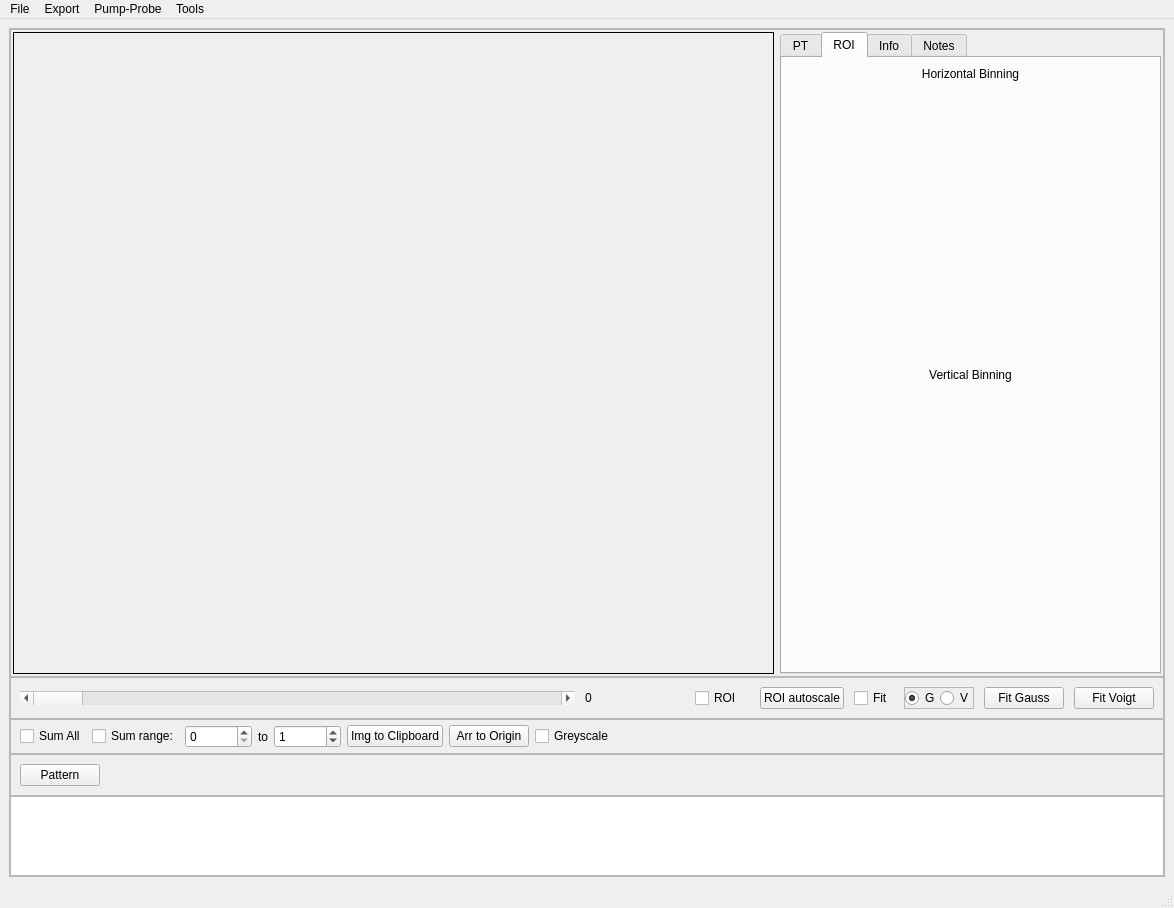
<?xml version="1.0" encoding="UTF-8"?>
<ui version="4.0">
 <class>MainWindow</class>
 <widget class="QMainWindow" name="MainWindow">
  <property name="geometry">
   <rect>
    <x>0</x>
    <y>0</y>
    <width>1174</width>
    <height>908</height>
   </rect>
  </property>
  <property name="acceptDrops">
   <bool>true</bool>
  </property>
  <property name="windowTitle">
   <string>UED dataset explorer</string>
  </property>
  <widget class="QWidget" name="centralwidget">
   <layout class="QHBoxLayout" name="horizontalLayout_3">
    <item>
     <widget class="QFrame" name="frame_3">
      <property name="sizePolicy">
       <sizepolicy hsizetype="Expanding" vsizetype="Expanding">
        <horstretch>0</horstretch>
        <verstretch>0</verstretch>
       </sizepolicy>
      </property>
      <property name="frameShape">
       <enum>QFrame::StyledPanel</enum>
      </property>
      <property name="frameShadow">
       <enum>QFrame::Raised</enum>
      </property>
      <layout class="QVBoxLayout" name="verticalLayout_2" stretch="2,1,0,0,0">
       <property name="spacing">
        <number>0</number>
       </property>
       <property name="leftMargin">
        <number>0</number>
       </property>
       <property name="topMargin">
        <number>0</number>
       </property>
       <property name="rightMargin">
        <number>0</number>
       </property>
       <property name="bottomMargin">
        <number>0</number>
       </property>
       <item>
        <widget class="QFrame" name="frame_2">
         <property name="sizePolicy">
          <sizepolicy hsizetype="Expanding" vsizetype="Expanding">
           <horstretch>0</horstretch>
           <verstretch>0</verstretch>
          </sizepolicy>
         </property>
         <property name="frameShape">
          <enum>QFrame::StyledPanel</enum>
         </property>
         <property name="frameShadow">
          <enum>QFrame::Raised</enum>
         </property>
         <layout class="QGridLayout" name="gridLayout" columnstretch="2,1" columnminimumwidth="2,1">
          <property name="leftMargin">
           <number>2</number>
          </property>
          <property name="topMargin">
           <number>2</number>
          </property>
          <property name="rightMargin">
           <number>2</number>
          </property>
          <property name="bottomMargin">
           <number>2</number>
          </property>
          <item row="0" column="0">
           <widget class="QFrame" name="widget">
            <property name="sizePolicy">
             <sizepolicy hsizetype="Expanding" vsizetype="Expanding">
              <horstretch>0</horstretch>
              <verstretch>0</verstretch>
             </sizepolicy>
            </property>
            <property name="minimumSize">
             <size>
              <width>600</width>
              <height>600</height>
             </size>
            </property>
            <property name="frameShape">
             <enum>QFrame::Box</enum>
            </property>
           </widget>
          </item>
          <item row="0" column="1">
           <widget class="QTabWidget" name="tabWidget">
            <property name="sizePolicy">
             <sizepolicy hsizetype="Expanding" vsizetype="Expanding">
              <horstretch>0</horstretch>
              <verstretch>0</verstretch>
             </sizepolicy>
            </property>
            <property name="currentIndex">
             <number>1</number>
            </property>
            <widget class="QWidget" name="tab">
             <attribute name="title">
              <string>PT</string>
             </attribute>
             <layout class="QVBoxLayout" name="verticalLayout_3">
              <item>
               <widget class="QLabel" name="label_5">
                <property name="sizePolicy">
                 <sizepolicy hsizetype="Preferred" vsizetype="Fixed">
                  <horstretch>0</horstretch>
                  <verstretch>0</verstretch>
                 </sizepolicy>
                </property>
                <property name="text">
                 <string>Pressure</string>
                </property>
                <property name="alignment">
                 <set>Qt::AlignCenter</set>
                </property>
               </widget>
              </item>
              <item>
               <widget class="PlotWidget" name="widget_4" native="true"/>
              </item>
              <item>
               <widget class="QLabel" name="label_6">
                <property name="sizePolicy">
                 <sizepolicy hsizetype="Preferred" vsizetype="Fixed">
                  <horstretch>0</horstretch>
                  <verstretch>0</verstretch>
                 </sizepolicy>
                </property>
                <property name="text">
                 <string>Temperature</string>
                </property>
                <property name="alignment">
                 <set>Qt::AlignCenter</set>
                </property>
               </widget>
              </item>
              <item>
               <widget class="PlotWidget" name="widget_5" native="true"/>
              </item>
             </layout>
            </widget>
            <widget class="QWidget" name="Binnings">
             <attribute name="title">
              <string>ROI</string>
             </attribute>
             <layout class="QVBoxLayout" name="verticalLayout">
              <item>
               <widget class="QLabel" name="label">
                <property name="sizePolicy">
                 <sizepolicy hsizetype="Preferred" vsizetype="Fixed">
                  <horstretch>0</horstretch>
                  <verstretch>0</verstretch>
                 </sizepolicy>
                </property>
                <property name="text">
                 <string>Horizontal Binning</string>
                </property>
                <property name="alignment">
                 <set>Qt::AlignCenter</set>
                </property>
               </widget>
              </item>
              <item>
               <widget class="PlotWidget" name="widget_2" native="true"/>
              </item>
              <item>
               <widget class="QLabel" name="label_2">
                <property name="sizePolicy">
                 <sizepolicy hsizetype="Preferred" vsizetype="Fixed">
                  <horstretch>0</horstretch>
                  <verstretch>0</verstretch>
                 </sizepolicy>
                </property>
                <property name="text">
                 <string>Vertical Binning</string>
                </property>
                <property name="alignment">
                 <set>Qt::AlignCenter</set>
                </property>
               </widget>
              </item>
              <item>
               <widget class="PlotWidget" name="widget_3" native="true"/>
              </item>
             </layout>
            </widget>
            <widget class="QWidget" name="tab_2">
             <attribute name="title">
              <string>Info</string>
             </attribute>
             <layout class="QVBoxLayout" name="verticalLayout_4">
              <item>
               <widget class="QTableView" name="tableView_2">
                <property name="horizontalScrollBarPolicy">
                 <enum>Qt::ScrollBarAlwaysOn</enum>
                </property>
                <property name="sizeAdjustPolicy">
                 <enum>QAbstractScrollArea::AdjustToContentsOnFirstShow</enum>
                </property>
                <attribute name="horizontalHeaderDefaultSectionSize">
                 <number>150</number>
                </attribute>
                <attribute name="horizontalHeaderStretchLastSection">
                 <bool>true</bool>
                </attribute>
               </widget>
              </item>
             </layout>
            </widget>
            <widget class="QWidget" name="tab_3">
             <attribute name="title">
              <string>Notes</string>
             </attribute>
             <layout class="QHBoxLayout" name="horizontalLayout_7">
              <item>
               <widget class="QLabel" name="notes_lbl">
                <property name="text">
                 <string/>
                </property>
                <property name="alignment">
                 <set>Qt::AlignLeading|Qt::AlignLeft|Qt::AlignTop</set>
                </property>
               </widget>
              </item>
             </layout>
            </widget>
           </widget>
          </item>
         </layout>
        </widget>
       </item>
       <item>
        <widget class="QFrame" name="frame_4">
         <property name="sizePolicy">
          <sizepolicy hsizetype="Preferred" vsizetype="Fixed">
           <horstretch>0</horstretch>
           <verstretch>0</verstretch>
          </sizepolicy>
         </property>
         <property name="frameShape">
          <enum>QFrame::StyledPanel</enum>
         </property>
         <property name="frameShadow">
          <enum>QFrame::Raised</enum>
         </property>
         <layout class="QHBoxLayout" name="horizontalLayout_2" stretch="50,5,5,5,0,0,5,0">
          <property name="spacing">
           <number>10</number>
          </property>
          <item>
           <widget class="QScrollBar" name="horizontalScrollBar">
            <property name="orientation">
             <enum>Qt::Horizontal</enum>
            </property>
           </widget>
          </item>
          <item>
           <widget class="QLabel" name="label_3">
            <property name="sizePolicy">
             <sizepolicy hsizetype="Fixed" vsizetype="Preferred">
              <horstretch>0</horstretch>
              <verstretch>0</verstretch>
             </sizepolicy>
            </property>
            <property name="minimumSize">
             <size>
              <width>100</width>
              <height>0</height>
             </size>
            </property>
            <property name="text">
             <string>0</string>
            </property>
           </widget>
          </item>
          <item>
           <widget class="QCheckBox" name="roi_chkbx">
            <property name="text">
             <string>ROI</string>
            </property>
           </widget>
          </item>
          <item>
           <widget class="QPushButton" name="pushButton">
            <property name="text">
             <string>ROI autoscale</string>
            </property>
           </widget>
          </item>
          <item>
           <widget class="QCheckBox" name="fit_chkbx">
            <property name="text">
             <string>Fit</string>
            </property>
           </widget>
          </item>
          <item>
           <widget class="QFrame" name="frame">
            <property name="frameShape">
             <enum>QFrame::StyledPanel</enum>
            </property>
            <property name="frameShadow">
             <enum>QFrame::Raised</enum>
            </property>
            <layout class="QHBoxLayout" name="horizontalLayout_6">
             <property name="spacing">
              <number>0</number>
             </property>
             <property name="leftMargin">
              <number>0</number>
             </property>
             <property name="topMargin">
              <number>0</number>
             </property>
             <property name="rightMargin">
              <number>0</number>
             </property>
             <property name="bottomMargin">
              <number>0</number>
             </property>
             <item>
              <widget class="QRadioButton" name="fit_G">
               <property name="text">
                <string>G</string>
               </property>
               <property name="checked">
                <bool>true</bool>
               </property>
              </widget>
             </item>
             <item>
              <widget class="QRadioButton" name="fit_V">
               <property name="text">
                <string>V</string>
               </property>
              </widget>
             </item>
            </layout>
           </widget>
          </item>
          <item>
           <widget class="QPushButton" name="fit_gauss_btn">
            <property name="text">
             <string>Fit Gauss</string>
            </property>
           </widget>
          </item>
          <item>
           <widget class="QPushButton" name="fit_voigt_btn">
            <property name="text">
             <string>Fit Voigt</string>
            </property>
           </widget>
          </item>
         </layout>
        </widget>
       </item>
       <item>
        <widget class="QFrame" name="frame_5">
         <property name="sizePolicy">
          <sizepolicy hsizetype="Expanding" vsizetype="Expanding">
           <horstretch>0</horstretch>
           <verstretch>0</verstretch>
          </sizepolicy>
         </property>
         <property name="frameShape">
          <enum>QFrame::StyledPanel</enum>
         </property>
         <property name="frameShadow">
          <enum>QFrame::Raised</enum>
         </property>
         <layout class="QHBoxLayout" name="horizontalLayout_4">
          <property name="topMargin">
           <number>5</number>
          </property>
          <property name="bottomMargin">
           <number>5</number>
          </property>
          <item>
           <widget class="QCheckBox" name="sum_chkbx">
            <property name="text">
             <string>Sum All</string>
            </property>
           </widget>
          </item>
          <item>
           <widget class="QCheckBox" name="checkBox">
            <property name="text">
             <string>Sum range:</string>
            </property>
           </widget>
          </item>
          <item>
           <widget class="QSpinBox" name="spinBox">
            <property name="enabled">
             <bool>true</bool>
            </property>
            <property name="maximum">
             <number>990000</number>
            </property>
            <property name="singleStep">
             <number>1</number>
            </property>
           </widget>
          </item>
          <item>
           <widget class="QLabel" name="label_4">
            <property name="text">
             <string>to</string>
            </property>
           </widget>
          </item>
          <item>
           <widget class="QSpinBox" name="spinBox_2">
            <property name="enabled">
             <bool>true</bool>
            </property>
            <property name="maximum">
             <number>990000</number>
            </property>
            <property name="value">
             <number>1</number>
            </property>
           </widget>
          </item>
          <item>
           <widget class="QPushButton" name="export_img_btn">
            <property name="text">
             <string>Img to Clipboard</string>
            </property>
           </widget>
          </item>
          <item>
           <widget class="QPushButton" name="export_arr_btn">
            <property name="text">
             <string>Arr to Origin</string>
            </property>
           </widget>
          </item>
          <item>
           <widget class="QCheckBox" name="greyscale_chkbx">
            <property name="text">
             <string>Greyscale</string>
            </property>
            <property name="checkable">
             <bool>true</bool>
            </property>
           </widget>
          </item>
          <item>
           <spacer name="horizontalSpacer">
            <property name="orientation">
             <enum>Qt::Horizontal</enum>
            </property>
            <property name="sizeHint" stdset="0">
             <size>
              <width>40</width>
              <height>20</height>
             </size>
            </property>
           </spacer>
          </item>
         </layout>
        </widget>
       </item>
       <item>
        <widget class="QFrame" name="frame_6">
         <property name="sizePolicy">
          <sizepolicy hsizetype="Expanding" vsizetype="Expanding">
           <horstretch>0</horstretch>
           <verstretch>0</verstretch>
          </sizepolicy>
         </property>
         <property name="frameShape">
          <enum>QFrame::StyledPanel</enum>
         </property>
         <property name="frameShadow">
          <enum>QFrame::Raised</enum>
         </property>
         <layout class="QHBoxLayout" name="horizontalLayout_5">
          <item>
           <widget class="QPushButton" name="FCC_btn">
            <property name="sizePolicy">
             <sizepolicy hsizetype="Fixed" vsizetype="Fixed">
              <horstretch>0</horstretch>
              <verstretch>0</verstretch>
             </sizepolicy>
            </property>
            <property name="text">
             <string>Pattern</string>
            </property>
           </widget>
          </item>
          <item>
           <spacer name="horizontalSpacer_2">
            <property name="orientation">
             <enum>Qt::Horizontal</enum>
            </property>
            <property name="sizeHint" stdset="0">
             <size>
              <width>40</width>
              <height>20</height>
             </size>
            </property>
           </spacer>
          </item>
         </layout>
        </widget>
       </item>
       <item>
        <widget class="QTableView" name="tableView">
         <property name="sizePolicy">
          <sizepolicy hsizetype="Expanding" vsizetype="Fixed">
           <horstretch>0</horstretch>
           <verstretch>0</verstretch>
          </sizepolicy>
         </property>
         <property name="maximumSize">
          <size>
           <width>16777215</width>
           <height>80</height>
          </size>
         </property>
        </widget>
       </item>
      </layout>
     </widget>
    </item>
   </layout>
  </widget>
  <widget class="QMenuBar" name="menubar">
   <property name="geometry">
    <rect>
     <x>0</x>
     <y>0</y>
     <width>1174</width>
     <height>21</height>
    </rect>
   </property>
   <widget class="QMenu" name="menuFile">
    <property name="title">
     <string>File</string>
    </property>
    <addaction name="actionOpen_Folder"/>
    <addaction name="actionOpen_ZIP"/>
    <addaction name="actionOpen_NPY"/>
    <addaction name="actionImport_Dataset"/>
    <addaction name="actionOpen_single_H5_serie"/>
    <addaction name="actionOpen_SPE"/>
    <addaction name="separator"/>
   </widget>
   <widget class="QMenu" name="menuExport">
    <property name="title">
     <string>Export</string>
    </property>
    <addaction name="actionImage"/>
    <addaction name="actionArray"/>
    <addaction name="actionDataset"/>
   </widget>
   <widget class="QMenu" name="menuPump_Probe">
    <property name="title">
     <string>Pump-Probe</string>
    </property>
    <addaction name="actionGroup_by_delay"/>
    <addaction name="actionROI_avg_intensity"/>
    <addaction name="actionSubtract_first_image"/>
    <addaction name="actionSelect_loops"/>
   </widget>
   <widget class="QMenu" name="menuTools">
    <property name="title">
     <string>Tools</string>
    </property>
    <widget class="QMenu" name="menuBin_Data">
     <property name="title">
      <string>Bin Data</string>
     </property>
     <addaction name="action2x2"/>
     <addaction name="action3x3"/>
     <addaction name="action5x5"/>
     <addaction name="action10x10"/>
    </widget>
    <widget class="QMenu" name="menuROI">
     <property name="title">
      <string>ROI</string>
     </property>
     <addaction name="actionAdd_ROI"/>
     <addaction name="actionRemove_ROI"/>
     <addaction name="actionRemove_All"/>
    </widget>
    <addaction name="menuROI"/>
    <addaction name="actionRadial_Average"/>
    <addaction name="menuBin_Data"/>
    <addaction name="actionSlice_Data"/>
    <addaction name="actionDownsample_to_16bit"/>
    <addaction name="actionSet_000_position"/>
    <addaction name="separator"/>
    <addaction name="actionPattern_simulator"/>
    <addaction name="separator"/>
    <addaction name="actionPlotter"/>
    <addaction name="actionConsole"/>
    <addaction name="separator"/>
    <addaction name="actionCalibrate_image"/>
    <addaction name="actionMeasure_distance"/>
   </widget>
   <addaction name="menuFile"/>
   <addaction name="menuExport"/>
   <addaction name="menuPump_Probe"/>
   <addaction name="menuTools"/>
  </widget>
  <widget class="QStatusBar" name="statusbar"/>
  <action name="actionOpen_TIFFs">
   <property name="text">
    <string>Open TIFFs</string>
   </property>
  </action>
  <action name="actionOpen_Zip_TIFFs">
   <property name="text">
    <string>Open Zip TIFFs</string>
   </property>
  </action>
  <action name="actionOpen_Zip_H5">
   <property name="text">
    <string>Open Zip H5</string>
   </property>
  </action>
  <action name="actionProject_TRee">
   <property name="checkable">
    <bool>true</bool>
   </property>
   <property name="text">
    <string>Project Tree</string>
   </property>
  </action>
  <action name="actiontest_bar">
   <property name="text">
    <string>test bar</string>
   </property>
  </action>
  <action name="actionOpen_Folder">
   <property name="text">
    <string>Open Folder</string>
   </property>
  </action>
  <action name="actionOpen_ZIP">
   <property name="text">
    <string>Open ZIP</string>
   </property>
  </action>
  <action name="actionImage">
   <property name="text">
    <string>Image to NPY</string>
   </property>
  </action>
  <action name="actionArray">
   <property name="text">
    <string>Array to NPY</string>
   </property>
  </action>
  <action name="actionDataset">
   <property name="text">
    <string>Dataset</string>
   </property>
  </action>
  <action name="actionOpen_NPY">
   <property name="text">
    <string>Open NPY</string>
   </property>
  </action>
  <action name="actionGroup_by_delay">
   <property name="text">
    <string>Group by delay</string>
   </property>
  </action>
  <action name="actionROI_avg_intensity">
   <property name="text">
    <string>ROI avg intensity</string>
   </property>
  </action>
  <action name="actionImport_Dataset">
   <property name="text">
    <string>Import Dataset</string>
   </property>
  </action>
  <action name="actionSet_center">
   <property name="text">
    <string>Set center</string>
   </property>
  </action>
  <action name="actionCalculate">
   <property name="text">
    <string>Calculate</string>
   </property>
  </action>
  <action name="actionSubtract_first_image">
   <property name="text">
    <string>Subtract first image</string>
   </property>
  </action>
  <action name="actionRadial_Average">
   <property name="text">
    <string>Radial Average</string>
   </property>
  </action>
  <action name="action2x2">
   <property name="text">
    <string>2x2</string>
   </property>
  </action>
  <action name="action3x3">
   <property name="text">
    <string>3x3</string>
   </property>
  </action>
  <action name="action5x5">
   <property name="text">
    <string>5x5</string>
   </property>
  </action>
  <action name="action10x10">
   <property name="text">
    <string>10x10</string>
   </property>
  </action>
  <action name="actionSlice_Data">
   <property name="text">
    <string>Slice Data</string>
   </property>
  </action>
  <action name="actionDownsample_to_16bit">
   <property name="text">
    <string>Downsample to 16bit</string>
   </property>
  </action>
  <action name="actionOpen_single_H5_serie">
   <property name="text">
    <string>Open single H5 serie</string>
   </property>
  </action>
  <action name="actionSet_000_position">
   <property name="text">
    <string>Set 000 position</string>
   </property>
  </action>
  <action name="actionPattern_simulator">
   <property name="text">
    <string>Pattern simulator</string>
   </property>
  </action>
  <action name="actionOpen_SPE">
   <property name="text">
    <string>Open SPE</string>
   </property>
  </action>
  <action name="actionPlotter">
   <property name="text">
    <string>Plotter</string>
   </property>
  </action>
  <action name="actionCalibrate_image">
   <property name="text">
    <string>Calibrate image</string>
   </property>
  </action>
  <action name="actionMeasure_distance">
   <property name="checkable">
    <bool>true</bool>
   </property>
   <property name="text">
    <string>Measure distance</string>
   </property>
  </action>
  <action name="actionNew_window">
   <property name="text">
    <string>New window</string>
   </property>
  </action>
  <action name="actionAdd_ROI">
   <property name="text">
    <string>Add ROI</string>
   </property>
  </action>
  <action name="actionRemove_ROI">
   <property name="text">
    <string>Remove ROI</string>
   </property>
  </action>
  <action name="actionRemove_All">
   <property name="text">
    <string>Remove All</string>
   </property>
  </action>
  <action name="actionSelect_loops">
   <property name="text">
    <string>Select loops</string>
   </property>
  </action>
  <action name="actionConsole">
   <property name="text">
    <string>Console</string>
   </property>
  </action>
 </widget>
 <customwidgets>
  <customwidget>
   <class>PlotWidget</class>
   <extends>QWidget</extends>
   <header location="global">pyqtgraph</header>
   <container>1</container>
  </customwidget>
 </customwidgets>
 <resources/>
 <connections/>
</ui>
